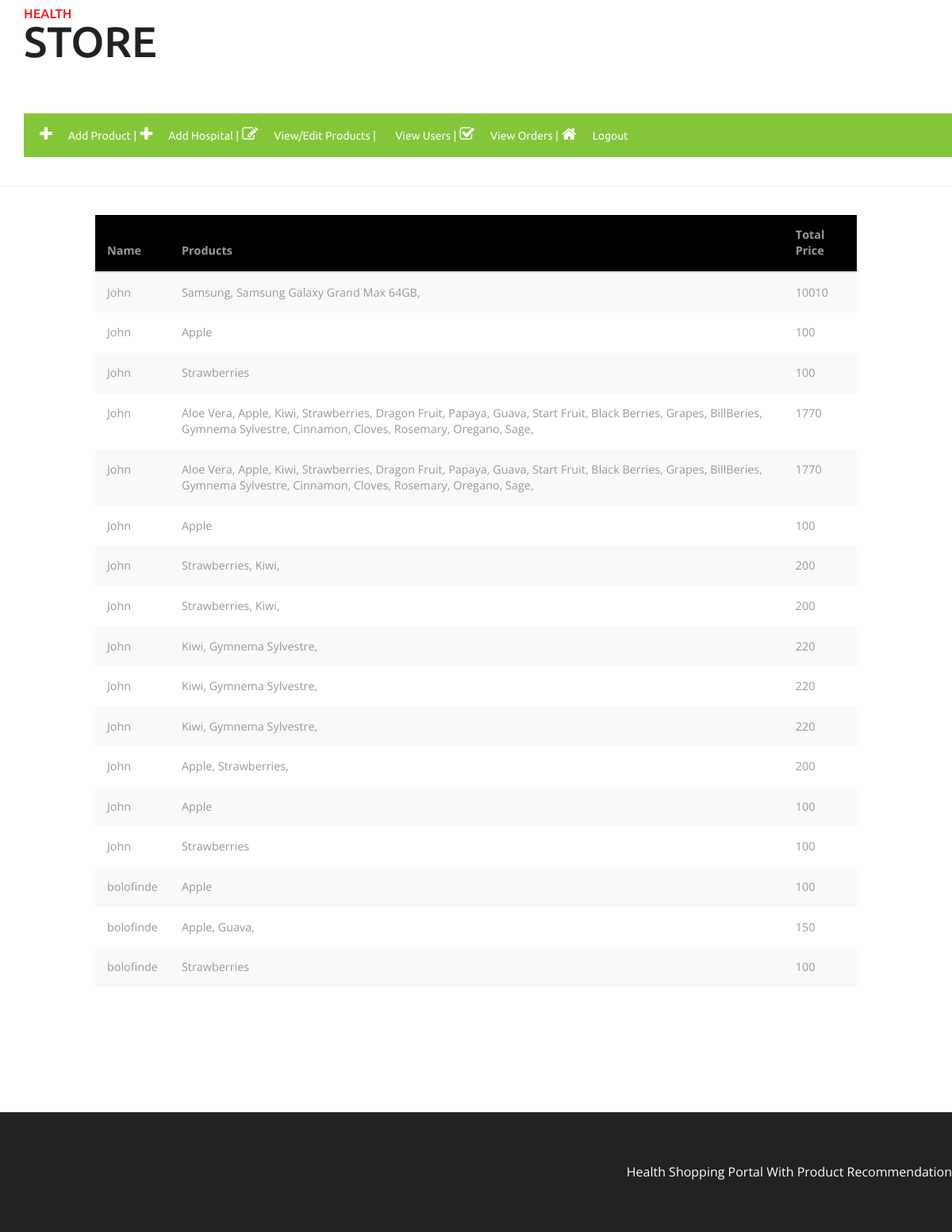
/viewAllOrders.php, run on the app's committed database.
### tables this page shows
CREATE TABLE `payment` (
  `uid` varchar(50) NOT NULL,
  `name` varchar(300) NOT NULL,
  `pnames` varchar(1000) NOT NULL,
  `price` varchar(50) NOT NULL
);

### viewAllOrders.php (the view, shortened to what this page needs)
<?php
include('adminHeader.php');
?>
			<hr class="bs-docs-separator">
			<center><table width="80%"><tr><td>
			<div class="bs-docs-example">
				<table class="table table-striped">
					<thead style="background-color:black;color:white">
						<tr>
							<th>Name</th>
							<th>Products</th>
							<th>Total Price</th>
						</tr>
					</thead>
					<tbody>
						<?php
							$sel="select * from payment";
								  $rel=$con->query($sel);
								  if(mysqli_num_rows($rel)==0)
								  {
									  echo "<script>alert('No data found')</script>";
								  }
								  else
								  {
												while($data=mysqli_fetch_array($rel))
												  {
													  $name=$data['name'];
													  $prods=$data['pnames'];
													  $tp=$data['price'];
													  echo " <tr>
														<td>".$name."</td>
														<td>".$prods."</td>
														<td>".$tp."</td>
													  </tr>";
												  }
								  }
								  ?>
						</tr>
				</table>
			<br/><br/><br/><br/><br/><br/>
			<?php include('footer.php');  ?>
</body>
</html>

### adminHeader.php (shortened to what this page needs)
<html>
<head>
<link href="css/bootstrap.css" rel="stylesheet" type="text/css" media="all" />
<link href="css/style.css" rel="stylesheet" type="text/css" media="all" />
<link href="css/font-awesome.css" rel="stylesheet" type="text/css" media="all" />
<link href="https://cdnjs.cloudflare.com/ajax/libs/font-awesome/4.7.0/css/font-awesome.min.css rel="stylesheet"/>
</head>
<body onload="calctime(),check()">
	<div class="logo_products" style="
    margin-top: -55px;
">
		<div class="container">
			<div class="w3ls_logo_products_left">
				<h1><a href="MainPage.php"><span>Health</span> Store</a></h1>
			</div>
			<div class="w3ls_logo_products_left1">
				<div class="products-breadcrumb">
		<div class="container">
			<ul>
				<li><i class="fa fa-plus" aria-hidden="true" style="font-size:20px;color:white"></i><a href="productEnter.php">Add Product  |</a></li>
				<li><i class="fa fa-plus" aria-hidden="true" style="font-size:20px;color:white"></i><a href="addHosp.php">Add Hospital  |</a></li>
				<li><i class="fa fa-pencil-square-o" aria-hidden="true" style="font-size:20px;color:white"></i><a href="editProds.php">View/Edit Products  |
				</a></li>
				<li><i class="fa fa-id-card-o" aria-hidden="true" style="font-size:20px;color:white"></i><a href="viewAllUsers.php">View Users  |</a></li>
				<li><i class="fa fa-check-square-o" aria-hidden="true" style="font-size:20px;color:white"></i><a href="viewAllOrders.php">View Orders  |</a></li>
				<li><i class="fa fa-home" aria-hidden="true" style="font-size:20px;color:white"></i><a href="logut.php">Logout</a></li>
			</ul>
		</div>
	</div>
			</div>
			<div class="clearfix"> </div>
		</div>
	</div>
				<link rel="stylesheet" href="css/flexslider.css" type="text/css" media="screen" property="" />
	</body>

### footer.php
<div class="footer">
			<p style='text-align:right;color:white'>Health Shopping Portal With Product Recommendation</a></p>
		</div>

### adminHeader.php (style rules this page uses)
ul, label { margin: 0; padding: 0px 5px; }

### viewAllOrders.php (style rules this page uses)
thead { color:white; }

### data on the page
payment: name "John", pnames "Samsung, Samsung Galaxy Grand Max 64GB,", price "10010"
payment: name "John", pnames "Apple", price "100"
payment: name "John", pnames "Strawberries", price "100"
payment: name "John", pnames "Aloe Vera, Apple, Kiwi, Strawberries, Dragon Fruit, Papaya, Guava, Start Fruit, Black Berries, Grapes, BillBeries, Gymnema Sylvestre, Cinnamon, Cloves, Rosemary, Oregano, Sage,", price "1770"
payment: name "John", pnames "Aloe Vera, Apple, Kiwi, Strawberries, Dragon Fruit, Papaya, Guava, Start Fruit, Black Berries, Grapes, BillBeries, Gymnema Sylvestre, Cinnamon, Cloves, Rosemary, Oregano, Sage,", price "1770"
payment: name "John", pnames "Apple", price "100"
payment: name "John", pnames "Strawberries, Kiwi,", price "200"
payment: name "John", pnames "Strawberries, Kiwi,", price "200"
payment: name "John", pnames "Kiwi, Gymnema Sylvestre,", price "220"
payment: name "John", pnames "Kiwi, Gymnema Sylvestre,", price "220"
payment: name "John", pnames "Kiwi, Gymnema Sylvestre,", price "220"
payment: name "John", pnames "Apple, Strawberries,", price "200"
payment: name "John", pnames "Apple", price "100"
payment: name "John", pnames "Strawberries", price "100"
payment: name "bolofinde", pnames "Apple", price "100"
payment: name "bolofinde", pnames "Apple, Guava,", price "150"
payment: name "bolofinde", pnames "Strawberries", price "100"
